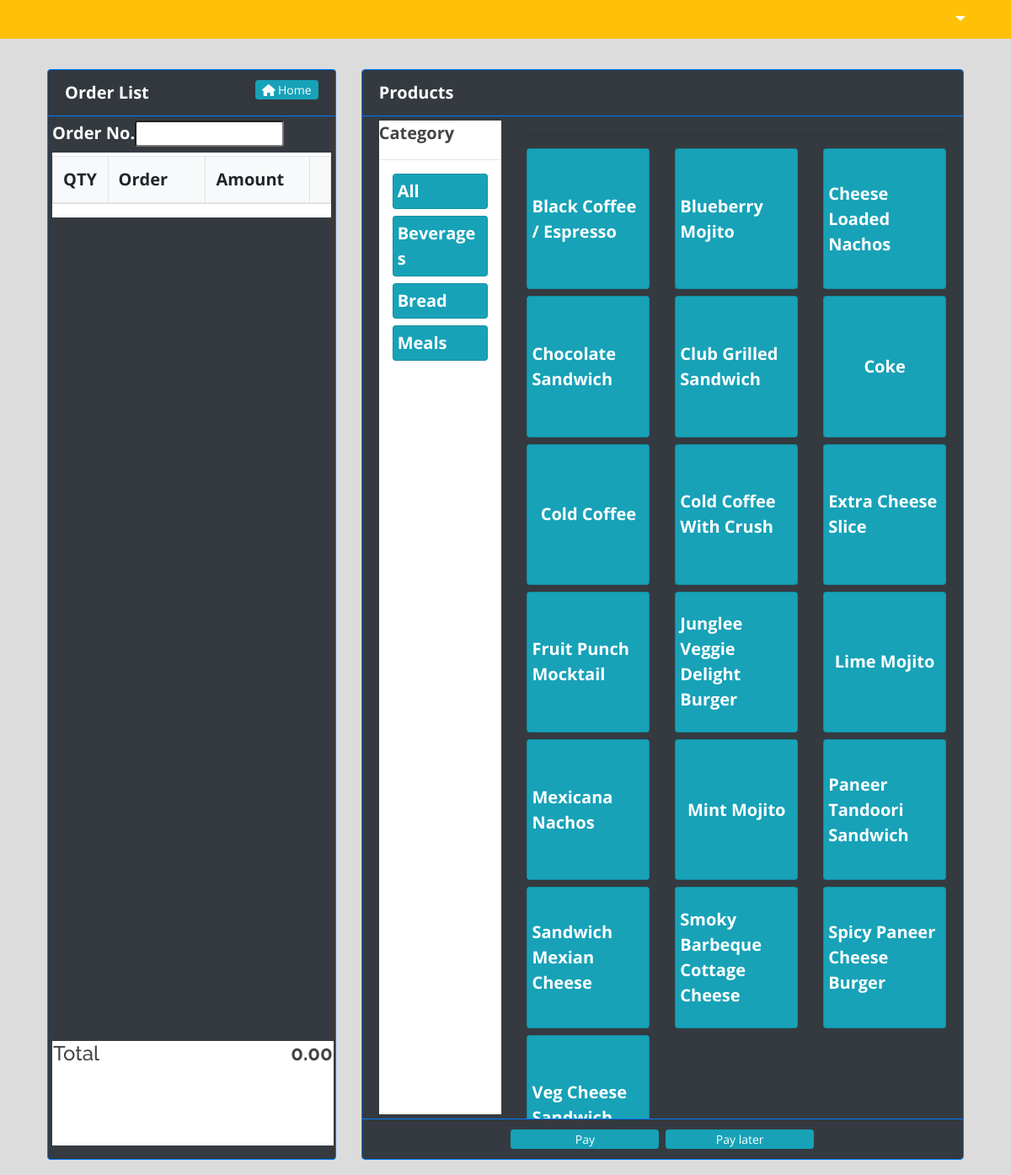
The app's page /billing/index.php with its own data.
### tables this page shows
CREATE TABLE `categories` (
  `id` int(30) NOT NULL,
  `name` varchar(200) NOT NULL,
  `description` text NOT NULL
);

CREATE TABLE `products` (
  `id` int(30) NOT NULL,
  `category_id` int(30) NOT NULL,
  `name` varchar(200) NOT NULL,
  `description` text NOT NULL,
  `price` float NOT NULL,
  `status` tinyint(1) NOT NULL DEFAULT 1 COMMENT '0=Unavailable,1=Available'
);

### billing/home.php (the view, shortened to what this page needs)
<?php include '../db_connect.php' ?>
<div class="container-fluid o-field">
	<div class="row mt-3 ml-3 mr-3">
        <div class="col-lg-4">
           <div class="card bg-dark border-primary">
                <div class="card-header text-white  border-primary">
                    <b>Order List</b>
                <span class="float:right"><a class="btn btn-info btn-sm col-sm-3 float-right" href="../index.php" id="">
                    <i class="fa fa-home"></i> Home
                </a></span>
                </div>
               <div class="card-body">
            <form action="" id="manage-order">
                <div class="bg-white" id='o-list'>
                            <div class="d-flex w-100 bg-dark mb-1">
                                <label for="" class="text-white"><b>Order No.</b></label>
                                <input type="number" class="form-control-sm" name="order_number" value="<?php echo isset($order_number) ? $order_number : '' ?>" required>
                            </div>
                   <table class="table table-bordered bg-light" >
                        <colgroup>
                            <col width="20%">
                            <col width="40%">
                            <col width="40%">
                            <col width="5%">
                        </colgroup>
                       <thead>
                           <tr>
                               <th>QTY</th>
                               <th>Order</th>
                               <th>Amount</th>
                               <th></th>
                           </tr>
                       </thead>
                   </table>
                </div>
                   <div class="d-block bg-white" id="calc">
                       <table class="" width="100%">
                           <tbody>
                                <tr>
                                   <td><b><h4>Total</h4></b></td>
                                   <td class="text-right">
                                       <span class=""><h4><b id="total_amount">0.00</b></h4></span>
                                   </td>
                               </tr>
                           </tbody>
                       </table>
                   </div>
           </form>
               </div>
           </div>
        </div>
        <div class="col-lg-8  p-field">
            <div class="card border-primary">
                <div class="card-header bg-dark text-white  border-primary">
                    <b>Products</b>
                </div>
                <div class="card-body bg-dark d-flex" id='prod-list'>
                    <div class="col-md-3">
                        <div class="w-100 pr-0 bg-white" id="cat-list">
                            <b>Category</b>
                            <hr>
                            <div class="card bg-info mx-3 mb-2 cat-item" style="height:auto !important;" data-id = 'all'>
                                <div class="card-body">
                                    <span><b class="text-white">
                                        All
                                    </b></span>
                                </div>
                            </div>
                            <?php
                            $qry = $conn->query("SELECT * FROM categories order by name asc");
                            while($row=$qry->fetch_assoc()):
                            ?>
                            <div class="card bg-info mx-3 mb-2 cat-item" style="height:auto !important;" data-id = '<?php echo $row['id'] ?>'>
                                <div class="card-body">
                                    <span><b class="text-white">
                                        <?php echo ucwords($row['name']) ?>
                                    </b></span>
                                </div>
                            </div>
                            <?php endwhile; ?>
                        </div>
                    </div>
                    <div class="col-md-9">
                        <hr>
                        <div class="row">
                            <?php
                            $prod = $conn->query("SELECT * FROM products where status = 1 order by name asc");
                            while($row=$prod->fetch_assoc()):
                            ?>
                            <div class="col-md-4 mb-2">
                                <div class="card bg-info prod-item" data-json = '<?php echo json_encode($row) ?>' data-category-id="<?php echo $row['category_id'] ?>">
                                    <div class="card-body">
                                        <span><b class="text-white">
                                            <?php echo $row['name'] ?>
                                        </b></span>
                                    </div>
                                </div>
                            </div>
                        <?php endwhile; ?>
                        </div>
                    </div>
                </div>
            <div class="card-footer bg-dark  border-primary">
                <div class="row justify-content-center">
                    <div class="btn btn btn-sm col-sm-3 btn-info mr-2" type="button" id="pay">Pay</div>
                    <div class="btn btn btn-sm col-sm-3 btn-info" type="button" id="save_order">Pay later</div>
                </div>
            </div>
            </div>
        </div>
    </div>
</div>

### assets/css/style.css (style rules this page uses)
body { font-family: "Open Sans", sans-serif; color: #444444; width: 100%; height: calc(100%); font-size: 20px; }
a { color: #1977cc; }
h1, h2, h3, h4, h5, h6 { font-family: "Raleway", sans-serif; }
.justify-content-center { justify-content: center !important; }
.btn-sm { padding: .0001rem .2rem; }

### billing/index.php (style rules this page uses)
body { background: #80808045; position: fixed; width: calc(100%); height: calc(100%); overflow: auto; }

### billing/home.php (style rules this page uses)
main .card { height:calc(100%); }
main .card-body { height:calc(100%); overflow: auto; padding: 5px; position: relative; }
main .container-fluid, main .container-fluid>.row,main .container-fluid>.row>div { height:calc(100%); }
#o-list { height: calc(87%); overflow: auto; }
#calc { position: absolute; bottom: 1rem; height: calc(10%); width: calc(98%); }
.prod-item { min-height: 12vh; cursor: pointer; }
.prod-item .card-body { display: flex; justify-content: center; align-items: center; }
#cat-list { height: calc(100%) }
.cat-item { cursor: pointer; }

### records on screen
categories: name "Beverages"
categories: name "Bread"
categories: name "Meals"
products: name "Black Coffee / Espresso"
products: name "Blueberry Mojito"
products: name "Cheese Loaded Nachos"
products: name "Chocolate Sandwich"
products: name "Club Grilled Sandwich"
products: name "Coke"
products: name "Cold Coffee"
products: name "Cold Coffee With Crush"
products: name "Extra Cheese Slice"
products: name "Fruit Punch Mocktail"
products: name "Junglee Veggie Delight Burger"
products: name "Lime Mojito"
products: name "Mexicana Nachos"
products: name "Mint Mojito"
products: name "Paneer Tandoori Sandwich"
products: name "Sandwich Mexian Cheese"
products: name "Smoky Barbeque Cottage Cheese"
products: name "Spicy Paneer Cheese Burger"
products: name "Veg Cheese…"
